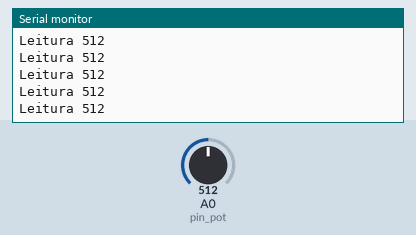
Recording of a sketch running on a simulated Arduino Uno, built with avr-gcc and run on an emulated ATmega328P. On the bench: the last lines printed to the serial monitor. The test bench sets the inputs (shaded band); at power-on: A0 (pin_pot) = 512.

Above: at 1.2 s.
1.3 s: A0 (pin_pot) set to 11
At 2.2 s:
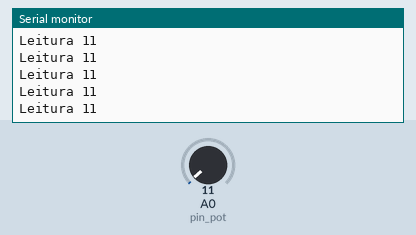
4.3 s: A0 (pin_pot) set to 8
At 5.2 s:
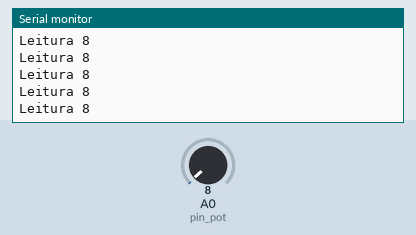
Timing chart, 0 to 7.3 s (numbered marks = the images above; inputs shaded):
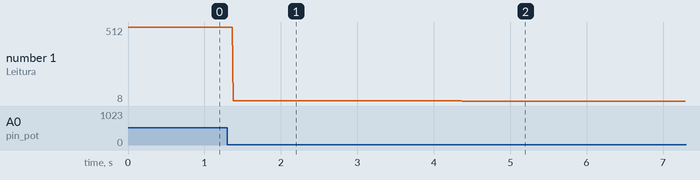

Measured:
- after the input at 1.3 s, the serial monitor: prints a new line after 0.08 s (image 1)
- after the input at 4.3 s, the serial monitor: prints a new line after 0.07 s (image 2)
- plotted number 1: 512 → 11 after the input at 1.3 s, 11 → 8 after the input at 4.3 s

The sketch:

experiment_calibration_phase_1.ino
```cpp
int pin_pot = 0;
void setup() {
  Serial.begin(9600);
}

void loop() {
  int analog_val = analogRead(pin_pot);
  Serial.print("Leitura ");
  Serial.println(analog_val, DEC);
}
```
